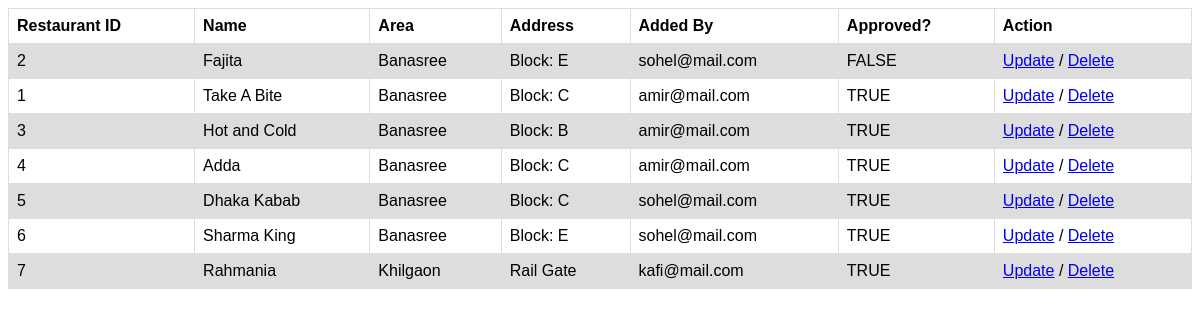
/restaurants.php (signed in), run on the app's committed database.
### tables this page shows
CREATE TABLE `restaurant` (
  `rid` int(10) NOT NULL,
  `name` varchar(100) NOT NULL,
  `area` varchar(50) NOT NULL,
  `address` text NOT NULL,
  `addedBy` varchar(50) NOT NULL,
  `approval` varchar(7) NOT NULL
);

### session.php (called while the page is built, shortened)
<?php
   require 'db_connection.php';
   $user_check = $_SESSION['email'];
   $ses_sql = mysqli_query($conn,"select * from user where email = '$user_check' ");
   $row = mysqli_fetch_array($ses_sql);
   $usertype = $row['usertype'];
?>

### restaurants.php (the view, shortened to what this page needs)
<?php
    require 'session.php';
    if ($usertype=='admin') {
        $sql1 = "SELECT * FROM restaurant ORDER BY approval";
        if($result = mysqli_query($conn, $sql1)){
            if(mysqli_num_rows($result) > 0)
            { ?>
                <table>
                    <tr>
                        <th>Restaurant ID</th>
                        <th>Name</th>
                        <th>Area</th>
                        <th>Address</th>
                        <th>Added By</th>
                        <th>Approved?</th>
                        <th>Action</th>
                    </tr>
              <?php  while($row = mysqli_fetch_array($result))
            { ?>
                    <tr>
                        <td> <?php echo $row['rid'] ?> </td>
                        <td> <?php echo $row['name'] ?> </td>
                        <td> <?php echo $row['area'] ?> </td>
                        <td> <?php echo $row['address'] ?> </td>
                        <td> <?php echo $row['addedBy'] ?> </td>
                        <td> <?php echo $row['approval'] ?> </td>
                        <td>
                          <a href="update_res.php?id=<?php echo $row['rid']; ?> " target="_blank"><span class="edit" title="Edit"> Update</span></a> /
                          <a href="delete_res.php?id=<?php echo $row['rid']; ?>" onclick="return confirm('Are you sure you wish to delete this Record?');">
                              <span class="delete" title="Delete"> Delete</span>
                          </a>
                      </td>
                    </tr>
        <?php        }
                echo "</table>";
            } else{
                echo "No records matching your query were found.";
            }
        }
        else {
            echo "ERROR: Could not execute $sql. " . mysqli_error($conn);
        }
    }
?>
<!DOCTYPE html>
<html lang="en">
<head>
</head>
<body>
</body>
</html>

### restaurants.php (style rules this page uses)
table { font-family: arial, sans-serif; border-collapse: collapse; width: 100%; }
td, th { border: 1px solid #dddddd; text-align: left; padding: 8px; }
tr:nth-child(even) { background-color: #dddddd; }

### data on the page
restaurant: rid "2", name "Fajita", area "Banasree", address "Block: E", addedBy "sohel@mail.com", approval "FALSE"
restaurant: rid "1", name "Take A Bite", area "Banasree", address "Block: C", addedBy "amir@mail.com", approval "TRUE"
restaurant: rid "3", name "Hot and Cold", area "Banasree", address "Block: B", addedBy "amir@mail.com", approval "TRUE"
restaurant: rid "4", name "Adda", area "Banasree", address "Block: C", addedBy "amir@mail.com", approval "TRUE"
restaurant: rid "5", name "Dhaka Kabab", area "Banasree", address "Block: C", addedBy "sohel@mail.com", approval "TRUE"
restaurant: rid "6", name "Sharma King", area "Banasree", address "Block: E", addedBy "sohel@mail.com", approval "TRUE"
restaurant: rid "7", name "Rahmania", area "Khilgaon", address "Rail Gate", addedBy "kafi@mail.com", approval "TRUE"
